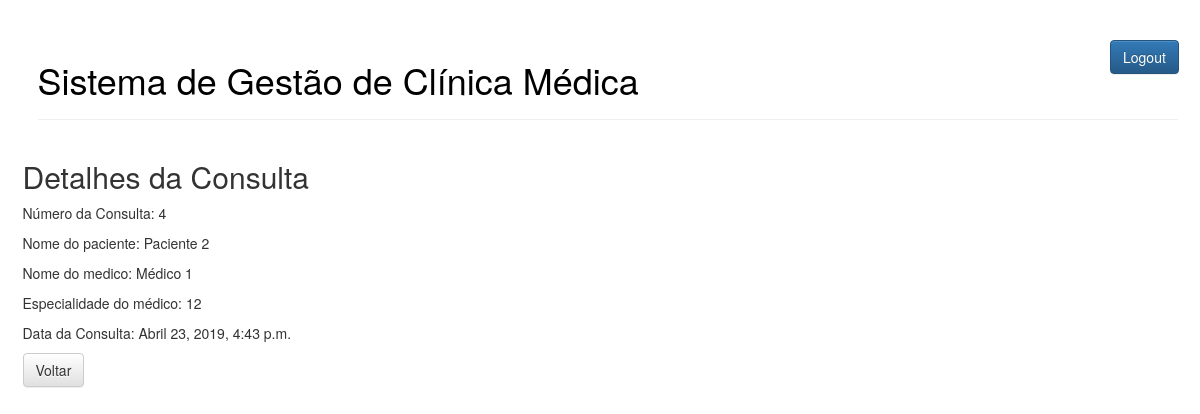
/consulta/4/ (signed in), run on the app's committed database.
### tcc/models.py (models this page shows)
class Consulta(models.Model):
	id_consulta = models.AutoField(primary_key=True)
	id_paciente = models.ForeignKey(Paciente, on_delete=models.CASCADE)
	id_medico = models.ForeignKey(Medico, on_delete=models.CASCADE)
	data_consulta = models.DateTimeField()

class Paciente(models.Model):
	id_paciente = models.AutoField(primary_key=True)
	nome_paciente = models.CharField(max_length=200)
	dtnasc_paciente = models.DateTimeField()
	endereco_paciente = models.CharField(max_length=250)
	cpf_paciente = models.CharField(unique=True, max_length=11)
	email_paciente = models.CharField(max_length=250)

class Funcionario(models.Model):
	class Meta:
		abstract = True
	nome_funcionario = models.CharField(max_length=200)
	email_funcionario = models.CharField(max_length=250, default='funcionario@email.com')
	cpf_funcionario = models.CharField(unique=True, max_length=11)

class Medico(Funcionario):
	id_medico = models.AutoField(primary_key=True)
	especialidade_medico = models.CharField(max_length=200)

### tcc/views.py (the view)
# urls.py: path('consulta/<int:consulta_id>/', views.get_consulta_byid, name='get_consulta_byid'),
def get_consulta_byid(request, consulta_id):
	consulta = Consulta.objects.get(pk=consulta_id)
	return render(request, "tcc/consulta-details.html", {'consulta': consulta})

### tcc/templates/tcc/consulta-details.html
{% extends 'tcc/base.html' %}
{% block content %}
	<h2>Detalhes da Consulta</h2>
	<p>Número da Consulta: {{ consulta.id_consulta }}</p>
	<p>Nome do paciente: {{ consulta.id_paciente.nome_paciente }}</p>
	<p>Nome do medico: {{ consulta.id_medico.nome_funcionario }}</p>
	<p>Especialidade do médico: {{ consulta.id_medico.especialidade_medico }}</p>
	<p>Data da Consulta: {{ consulta.data_consulta }}</p>
	<a class="btn btn-default" href="{% url 'get_all_consulta' %}" role="button">Voltar</a>
{% endblock %}

### tcc/static/css/projeto.css (style rules this page uses)
body { padding-left: 15px; }

### data on the page
Consulta: id_consulta "4", id_paciente.nome_paciente "Paciente 2", id_medico.nome_funcionario "Médico 1", id_medico.especialidade_medico "12", data_consulta "Abril 23, 2019, 4:43 p.m."
